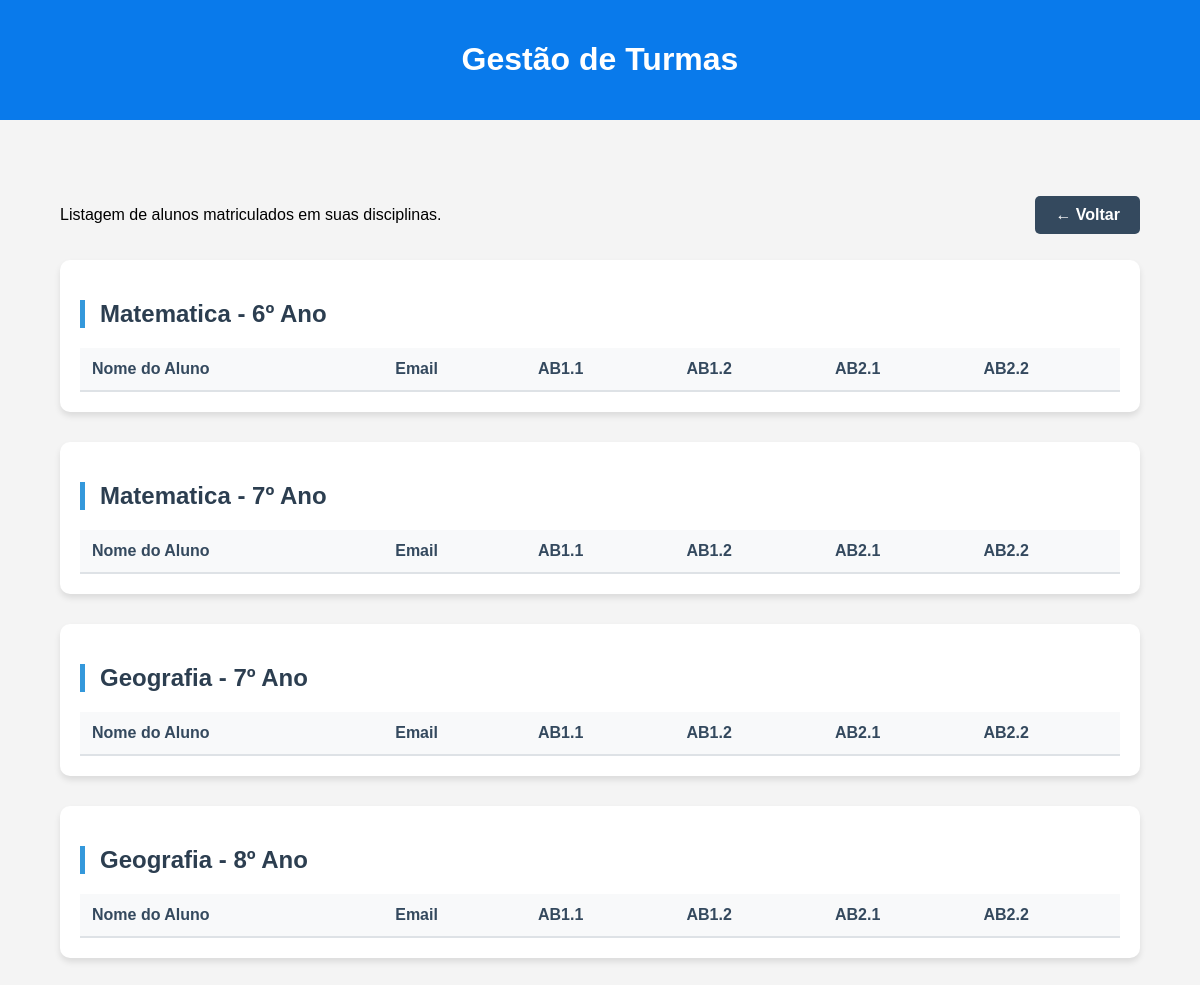
Before: /alunos with the older database file.
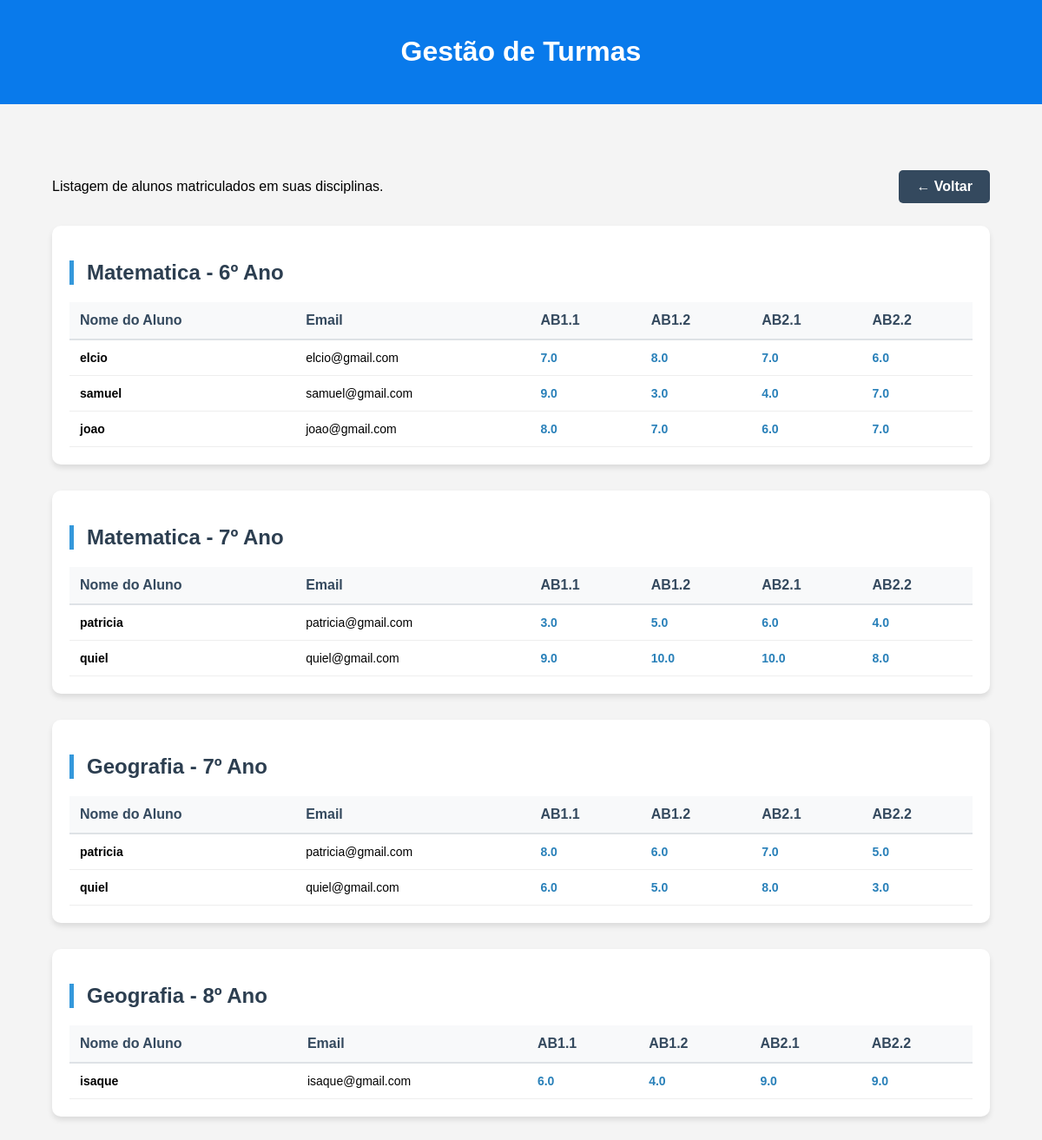
After: the same page with the newer database file.
### tables this page shows
CREATE TABLE professor_materias (
        id INTEGER PRIMARY KEY AUTOINCREMENT,
        professor_id INTEGER,
        materia_id INTEGER,
        ano_letivo INTEGER,
        FOREIGN KEY (professor_id) REFERENCES usuarios(id),
        FOREIGN KEY (materia_id) REFERENCES materias(id)
    );

CREATE TABLE materias (
        id INTEGER PRIMARY KEY AUTOINCREMENT,
        nome TEXT NOT NULL
    );

CREATE TABLE usuarios (
        id INTEGER PRIMARY KEY AUTOINCREMENT,
        nome TEXT NOT NULL,
        cpf TEXT UNIQUE NOT NULL,
        email TEXT UNIQUE NOT NULL,
        senha TEXT NOT NULL,
        tipo TEXT NOT NULL,      -- Define se é 'aluno' ou 'professor'
        ano_letivo INTEGER        -- Usado apenas para alunos (ex: 1, 2, 3)
    );

CREATE TABLE notas (
        id INTEGER PRIMARY KEY AUTOINCREMENT,
        aluno_id INTEGER,
        materia_id INTEGER,
        ano_letivo INTEGER,
        ab1_1 REAL DEFAULT 0,
        ab1_2 REAL DEFAULT 0,
        ab2_1 REAL DEFAULT 0,
        ab2_2 REAL DEFAULT 0,
        FOREIGN KEY (aluno_id) REFERENCES usuarios(id),
        FOREIGN KEY (materia_id) REFERENCES materias(id)
    );

### app.py (the view)
@app.route("/alunos")
def alunos():
    conn = conectar()
    cursor = conn.cursor()
    cursor.execute("""
    SELECT id FROM usuarios
    WHERE tipo='professor'
    LIMIT 1
    """)
    professor = cursor.fetchone()
    if not professor:
        return "Nenhum professor encontrado no sistema"
    professor_id = professor[0]
    cursor.execute("""
    SELECT m.nome, pm.ano_letivo
    FROM professor_materias pm
    JOIN materias m ON pm.materia_id = m.id
    WHERE pm.professor_id = ?
    """, (professor_id,))
    turmas_professor = cursor.fetchall()
    turmas = []
    for materia_nome, ano in turmas_professor:
        cursor.execute("""
        SELECT id, nome, email
        FROM usuarios
        WHERE tipo='aluno'
        AND ano_letivo=?
        """, (ano,))
        alunos = cursor.fetchall()
        alunos_formatados = []
        for aluno in alunos:
            aluno_id = aluno[0]
            cursor.execute("""
            SELECT n.ab1_1, n.ab1_2, n.ab2_1, n.ab2_2
            FROM notas n
            JOIN materias m ON n.materia_id = m.id
            WHERE n.aluno_id=? AND m.nome=? AND n.ano_letivo=?
            """,(aluno_id, materia_nome, ano))
            notas = cursor.fetchone()
            if notas:
                ab1_1, ab1_2, ab2_1, ab2_2 = notas
            else:
                ab1_1 = ab1_2 = ab2_1 = ab2_2 = "-"
            alunos_formatados.append({
                "id": aluno_id,
                "nome": aluno[1],
                "email": aluno[2],
                "ab1_1": ab1_1,
                "ab1_2": ab1_2,
                "ab2_1": ab2_1,
                "ab2_2": ab2_2
            })
        turmas.append({
            "materia": materia_nome,
            "ano": ano,
            "alunos": alunos_formatados
        })
    conn.close()
    return render_template("alunos.html", turmas=turmas)

### app.py (called while the page is built)
def conectar():
    return sqlite3.connect("escola.db")

### template/alunos.html (shortened to what this page needs)
<!DOCTYPE html>
<html lang="pt-br">
<head>
    <link rel="stylesheet" href="{{ url_for('static', filename='css/style.css') }}">
</head>
<body>
    <header><h1>Gestão de Turmas</h1></header>
    <main class="container">
        <div class="header-box">
            <p>Listagem de alunos matriculados em suas disciplinas.</p>
            <a href="/dashboard_professor" class="btn-voltar">← Voltar</a>
        </div>
        {% for turma in turmas %}
        <div class="turma-card">
            <h2>{{ turma.materia }} - {{ turma.ano }}º Ano</h2>
            <table>
                <thead>
                    <tr>
                        <th>Nome do Aluno</th>
                        <th>Email</th>
                        <th>AB1.1</th>
                        <th>AB1.2</th>
                        <th>AB2.1</th>
                        <th>AB2.2</th>
                    </tr>
                </thead>
                <tbody>
                    {% for aluno in turma.alunos %}
                    <tr>
                        <td><strong>{{ aluno.nome }}</strong></td>
                        <td>{{ aluno.email }}</td>
                        <td class="nota-badge">{{ aluno.ab1_1 or '-' }}</td>
                        <td class="nota-badge">{{ aluno.ab1_2 or '-' }}</td>
                        <td class="nota-badge">{{ aluno.ab2_1 or '-' }}</td>
                        <td class="nota-badge">{{ aluno.ab2_2 or '-' }}</td>
                    </tr>
                    {% endfor %}
                </tbody>
            </table>
        </div>
        {% endfor %}
    </main>
</body>
</html>

### static/css/style.css (style rules this page uses)
body { font-family: Arial, Helvetica, sans-serif; margin:0; background:#f4f4f4; }
header { background:#097aeb; color:rgb(255, 255, 255); padding:20px; text-align:center; }
main { padding:40px; }

### template/alunos.html (style rules this page uses)
.container { width: 90%; max-width: 1200px; margin: 30px auto; }
.header-box { display: flex; justify-content: space-between; align-items: center; margin-bottom: 20px; }
.turma-card { background: white; padding: 20px; border-radius: 10px; box-shadow: 0 4px 6px rgba(0,0,0,0.1); margin-bottom: 30px; }
.turma-card h2 { color: #2c3e50; border-left: 5px solid #3498db; padding-left: 15px; margin-bottom: 20px; }
table { width: 100%; border-collapse: collapse; margin-top: 10px; }
th { background-color: #f8f9fa; color: #34495e; padding: 12px; text-align: left; border-bottom: 2px solid #dee2e6; }
td { padding: 12px; border-bottom: 1px solid #eee; font-size: 14px; }
.btn-voltar { background: #34495e; color: white; padding: 10px 20px; border-radius: 5px; text-decoration: none; font-weight: bold; }
.nota-badge { font-weight: bold; color: #2980b9; }

Changed rows visible on the page:
added usuarios: nome "elcio", email "elcio@gmail.com"
added notas: ab1_1 "7.0", ab1_2 "8.0", ab2_1 "7.0", ab2_2 "6.0"
added usuarios: nome "samuel", email "samuel@gmail.com"
added notas: ab1_1 "9.0", ab1_2 "3.0", ab2_1 "4.0", ab2_2 "7.0"
added usuarios: nome "joao", email "joao@gmail.com"
added notas: ab1_1 "8.0", ab1_2 "7.0", ab2_1 "6.0", ab2_2 "7.0"
added usuarios: nome "patricia" "patricia", email "patricia@gmail.com" "patricia@gmail.com"
added notas: ab1_1 "3.0", ab1_2 "5.0", ab2_1 "6.0", ab2_2 "4.0"
added usuarios: nome "quiel" "quiel", email "quiel@gmail.com" "quiel@gmail.com"
added notas: ab1_1 "9.0", ab1_2 "10.0", ab2_1 "10.0", ab2_2 "8.0"
added notas: ab1_1 "8.0", ab1_2 "6.0", ab2_1 "7.0", ab2_2 "5.0"
added notas: ab1_1 "6.0", ab1_2 "5.0", ab2_1 "8.0", ab2_2 "3.0"
added usuarios: nome "isaque", email "isaque@gmail.com"
added notas: ab1_1 "6.0", ab1_2 "4.0", ab2_1 "9.0", ab2_2 "9.0"
